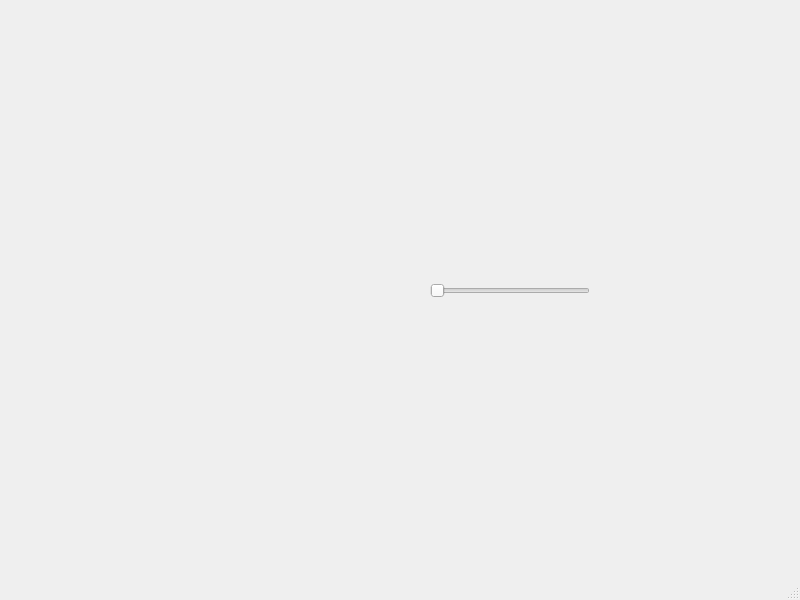
<?xml version="1.0" encoding="UTF-8"?>
<ui version="4.0">
 <class>MainWindow</class>
 <widget class="QMainWindow" name="MainWindow">
  <property name="geometry">
   <rect>
    <x>0</x>
    <y>0</y>
    <width>800</width>
    <height>600</height>
   </rect>
  </property>
  <property name="windowTitle">
   <string>MainWindow</string>
  </property>
  <widget class="QWidget" name="centralwidget">
   <widget class="QWidget" name="verticalLayoutWidget">
    <property name="geometry">
     <rect>
      <x>200</x>
      <y>60</y>
      <width>160</width>
      <height>80</height>
     </rect>
    </property>
    <layout class="QVBoxLayout" name="verticalLayout"/>
   </widget>
   <widget class="QSlider" name="scroll">
    <property name="geometry">
     <rect>
      <x>430</x>
      <y>280</y>
      <width>160</width>
      <height>22</height>
     </rect>
    </property>
    <property name="orientation">
     <enum>Qt::Horizontal</enum>
    </property>
   </widget>
  </widget>
  <widget class="QMenuBar" name="menubar">
   <property name="geometry">
    <rect>
     <x>0</x>
     <y>0</y>
     <width>800</width>
     <height>26</height>
    </rect>
   </property>
  </widget>
  <widget class="QStatusBar" name="statusbar"/>
 </widget>
 <resources/>
 <connections/>
</ui>
